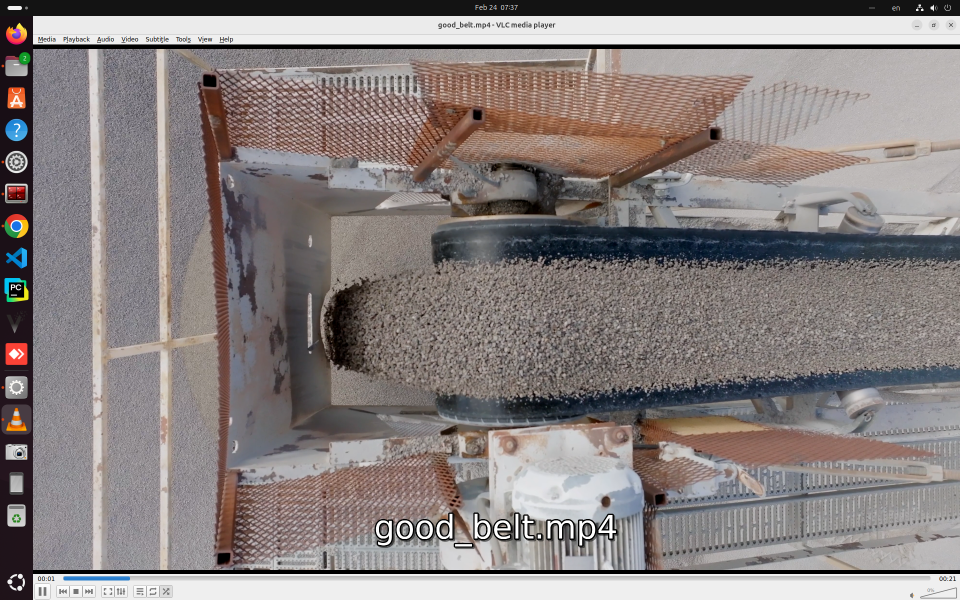
#> input picture videos/bel_1.png, 1920 x 1200 px (shown at 1/2 size)
$ python -i belt_tear.py   (imports and definitions only)   (older library calls are emulated)
#> lines starting #> are read from the running program, lines starting #| are printed output that depends on the picture; after the words box and inside, x2 and y2 are one past the last pixel; in counts of white or black regions, pixels touching at a corner belong together
#> further down, picture is the input picture: shape (1200, 1920, 3); mean B, G, R 127.4, 128.4, 136
import numpy as np
import cv2
from typing import Dict, List, Tuple, Optional
import logging
from dataclasses import dataclass
from scipy import ndimage
import skimage.measure

logger = logging.getLogger(__name__)


@dataclass
class BeltTearStatus:
    """Belt tear status data class"""
    tear_detected: bool
    tear_count: int
    tear_locations: List[Dict[str, any]]
    max_tear_length_mm: float
    max_tear_width_mm: float
    total_tear_area_mm2: float
    severity: str  # 'none', 'minor', 'moderate', 'critical'
    recommendations: List[str]
    confidence: float
    timestamp: float


class BeltTearDetector:
    """Detect tears, rips, and damage on conveyor belt"""

    def __init__(self, belt_width_mm: float = 1200, pixel_to_mm: float = 0.5):
        """
        Initialize belt tear detector

        Args:
            belt_width_mm: Actual belt width in millimeters
            pixel_to_mm: Conversion factor from pixels to millimeters
        """
        self.belt_width_mm = belt_width_mm
        self.pixel_to_mm = pixel_to_mm

        # Tear thresholds
        self.min_tear_length_mm = 10  # Minimum tear length to report
        self.min_tear_width_mm = 2  # Minimum tear width to report

        # Severity thresholds
        self.minor_threshold_mm = 50  # Minor tear < 50mm
        self.moderate_threshold_mm = 150  # Moderate tear < 150mm
        self.critical_threshold_mm = 300  # Critical tear >= 300mm

        # Reference belt texture (for anomaly detection)
        self.reference_texture = None
        self.texture_mean = None
        self.texture_std = None

    def preprocess_image(self, image: np.ndarray) -> np.ndarray:
        """
        Preprocess image for tear detection
        """
        # Convert to grayscale
        gray = cv2.cvtColor(image, cv2.COLOR_BGR2GRAY)
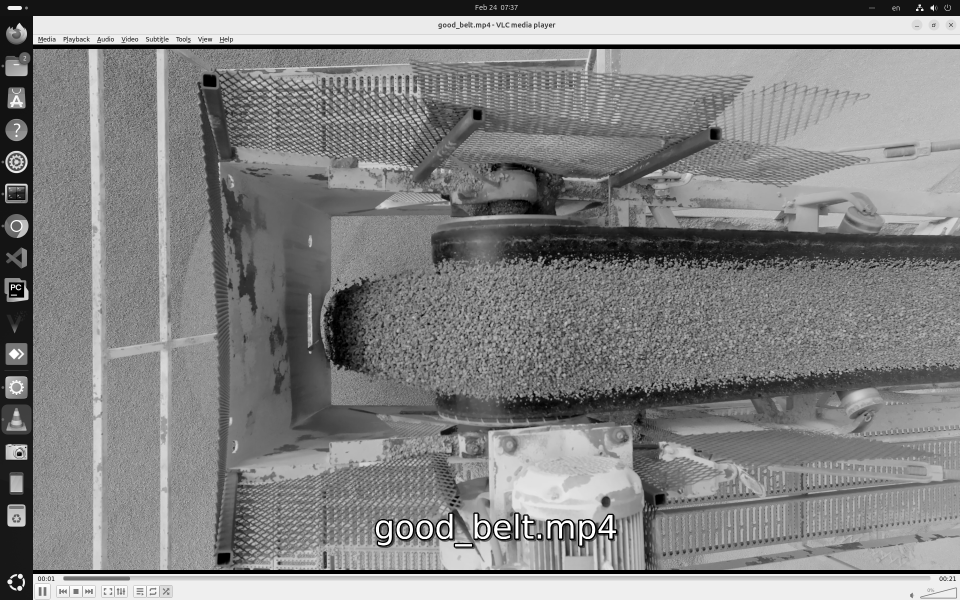
#> gray: shape (1200, 1920) (shown at 1/2 size); min 0, max 255, mean 130.6

        # Enhance contrast using CLAHE
        clahe = cv2.createCLAHE(clipLimit=2.0, tileGridSize=(8, 8))
        enhanced = clahe.apply(gray)
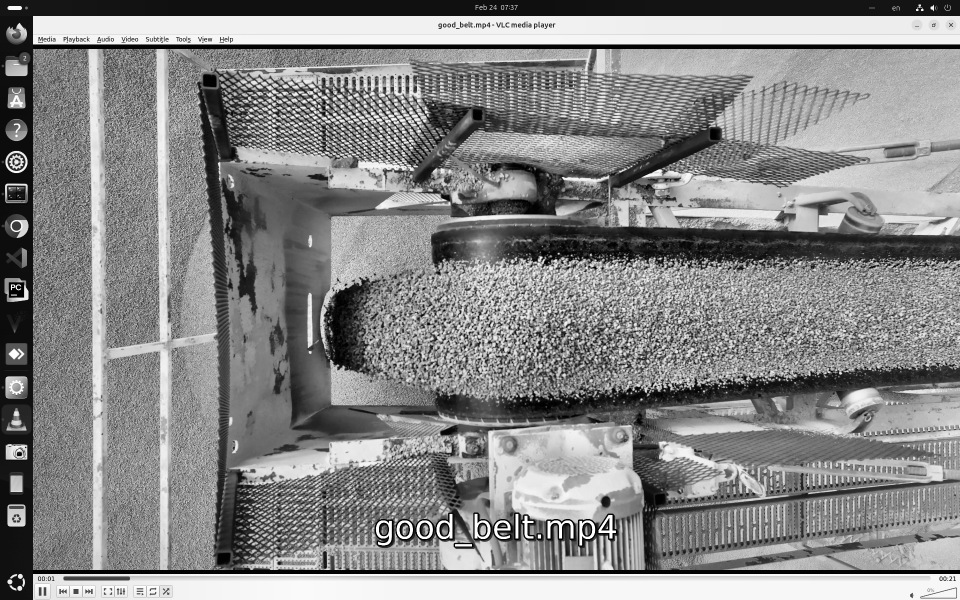
#> enhanced: shape (1200, 1920) (shown at 1/2 size); min 0, max 255, mean 135.1

        # Apply bilateral filter to preserve edges while reducing noise
        filtered = cv2.bilateralFilter(enhanced, 9, 75, 75)

        return filtered

    def detect_edges(self, image: np.ndarray) -> np.ndarray:
        """
        Detect edges in the belt image
        """
        # Use Canny edge detection
        edges = cv2.Canny(image, 50, 150)
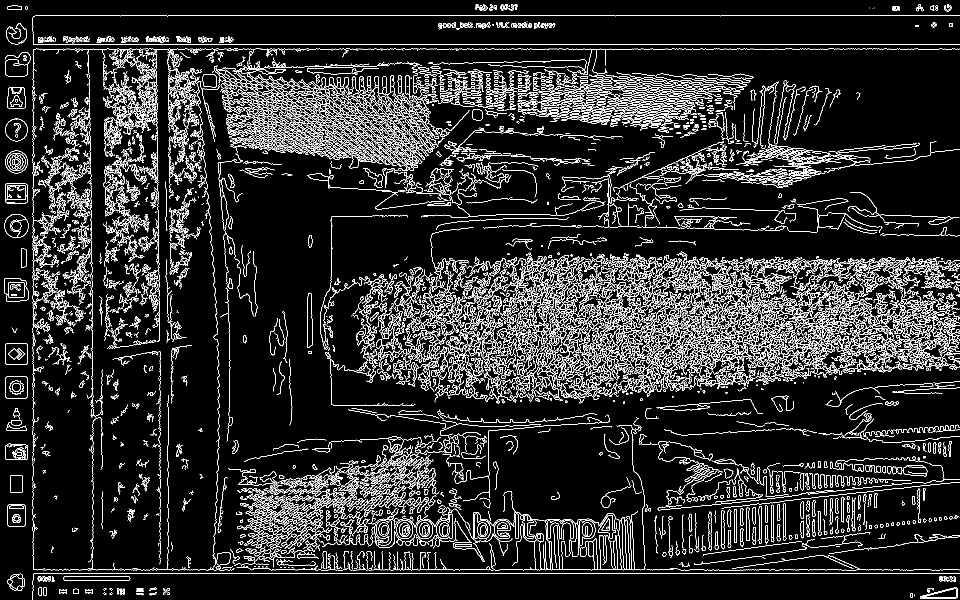
#> edges: shape (1200, 1920) (shown at 1/2 size); 10.6% white in thin lines or dots

        # Dilate edges to connect nearby tears
        kernel = np.ones((3, 3), np.uint8)
        dilated = cv2.dilate(edges, kernel, iterations=1)
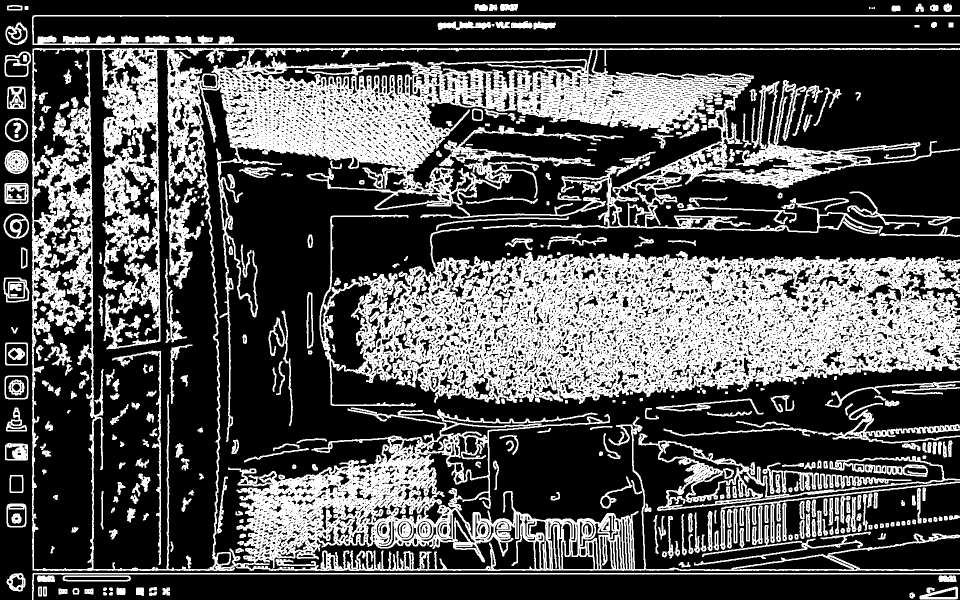
#> dilated: shape (1200, 1920) (shown at 1/2 size); 32.1% white; 405 white regions (6 under 20 px)

        return dilated

    def find_tear_candidates(self, edge_image: np.ndarray) -> List[Dict]:
        """
        Find potential tear regions using contour analysis
        """
        # Find contours
        contours, _ = cv2.findContours(
            edge_image, cv2.RETR_EXTERNAL, cv2.CHAIN_APPROX_SIMPLE
        )
#> contours = 286 contours, 12 with area under 20; largest, box (x1, y1, x2, y2) and area: (64, 96, 1920, 1142) 756954, (639, 429, 1920, 813) 307756, (1277, 867, 1920, 1022) 20198, (64, 30, 1920, 90) 10847, (878, 251, 1247, 333) 4984

        tear_candidates = []

        for contour in contours:
            # Calculate contour properties
            area = cv2.contourArea(contour)

            # Filter very small contours (noise)
            if area < 50:  # Minimum area in pixels
                continue

            # Get bounding rectangle
            x, y, w, h = cv2.boundingRect(contour)

            # Calculate aspect ratio (tears are typically elongated)
            aspect_ratio = max(w, h) / min(w, h) if min(w, h) > 0 else 1

            # Calculate extent (how filled the bounding box is)
            extent = area / (w * h) if w * h > 0 else 0

            # Calculate solidity (how convex/concave)
            hull = cv2.convexHull(contour)
            hull_area = cv2.contourArea(hull)
            solidity = area / hull_area if hull_area > 0 else 0

            # Tears typically have:
            # - High aspect ratio (long and thin)
            # - Low extent (irregular shape)
            # - Low solidity (jagged edges)
            if aspect_ratio > 3 and extent < 0.6 and solidity < 0.8:
                # This looks like a tear

                # Convert to real-world dimensions
                length_mm = max(w, h) * self.pixel_to_mm
                width_mm = min(w, h) * self.pixel_to_mm

                # Only consider if above minimum size
                if length_mm >= self.min_tear_length_mm and width_mm >= self.min_tear_width_mm:
                    tear_candidates.append({
                        'contour': contour,
                        'bbox': (x, y, w, h),
                        'area_pixels': area,
                        'area_mm2': area * (self.pixel_to_mm ** 2),
                        'length_mm': length_mm,
                        'width_mm': width_mm,
                        'aspect_ratio': aspect_ratio,
                        'center': (x + w // 2, y + h // 2)
                    })
#> this loop made 286 passes
#> (area, x, y, w, h, aspect_ratio, extent, hull_area) on passes 20, 29, 38, 58, 59, 62, 63, 64, 68, 72, 78, 91: (3823, 64, 1146, 1856, 54, 34.37, 0.0381, 51055.5), (158, 1377, 1068, 10, 40, 4, 0.395, 319), (2110.5, 1388, 1050, 354, 81, 4.37, 0.0736, 15710.5), (147, 1669, 1032, 9, 36, 4, 0.454, 257.5), (351.5, 1335, 1032, 12, 85, 7.08, 0.345, 817), (211.5, 1307, 1030, 10, 78, 7.8, 0.271, 478), (189.5, 1691, 1029, 10, 36, 3.6, 0.526, 272), (256, 1363, 1028, 11, 83, 7.55, 0.28, 551), (307.5, 1388, 1025, 12, 81, 6.75, 0.316, 623.5), (61, 1428, 1020, 5, 27, 5.4, 0.452, 89.5), (758.5, 1504, 1011, 21, 79, 3.76, 0.457, 1229), (451, 1701, 994, 12, 70, 5.83, 0.537, 621)
#> (area, x, y, w, h, aspect_ratio, extent, hull_area) on passes 1, 4, 5, 6, 7, 8: (87, 1819, 1185, 11, 12, 1.09, 0.659, 96), (81, 298, 1183, 16, 9, 1.78, 0.562, 98.5), (159, 169, 1177, 18, 12, 1.5, 0.736, 175), (159, 117, 1177, 18, 12, 1.5, 0.736, 175), (135, 145, 1176, 14, 13, 1.08, 0.742, 143), (166, 325, 1175, 15, 16, 1.07, 0.692, 202)

        return tear_candidates

    def analyze_texture_anomaly(self, image: np.ndarray, tear_regions: List[Dict]) -> List[Dict]:
        """
        Analyze texture in tear regions to confirm tears
        """
        if self.reference_texture is None:
            # Initialize reference texture from first frame
            self.reference_texture = image
            self.texture_mean = np.mean(image)
            self.texture_std = np.std(image)
            return tear_regions

        confirmed_tears = []

        for tear in tear_regions:
            x, y, w, h = tear['bbox']

            # Extract region
            region = image[y:y + h, x:x + w]

            if region.size == 0:
                continue

            # Calculate texture statistics
            region_mean = np.mean(region)
            region_std = np.std(region)

            # Calculate local binary pattern (simplified)
            # This helps detect tears vs shadows
            gradient_x = cv2.Sobel(region, cv2.CV_64F, 1, 0, ksize=3)
            gradient_y = cv2.Sobel(region, cv2.CV_64F, 0, 1, ksize=3)
            gradient_magnitude = np.sqrt(gradient_x ** 2 + gradient_y ** 2)
            mean_gradient = np.mean(gradient_magnitude)

            # Tears typically have:
            # - Different mean intensity from belt
            # - Higher edge density
            # - Different texture patterns

            intensity_diff = abs(region_mean - self.texture_mean)
            edge_density = mean_gradient / 255

            if intensity_diff > 20 or edge_density > 0.3:
                tear['texture_anomaly'] = True
                tear['intensity_diff'] = intensity_diff
                tear['edge_density'] = edge_density
                confirmed_tears.append(tear)

        return confirmed_tears

    def classify_tear_severity(self, tears: List[Dict]) -> Tuple[str, List[str]]:
        """
        Classify overall tear severity and generate recommendations
        """
        if not tears:
            return "none", ["Belt appears intact. Continue normal operation."]

        # Find maximum tear length
        max_length = max(t['length_mm'] for t in tears)

        # Count tears
        tear_count = len(tears)

        # Calculate total area
        total_area = sum(t['area_mm2'] for t in tears)

        recommendations = []

        # Classify severity
        if max_length >= self.critical_threshold_mm:
            severity = "critical"
            recommendations = [
                "IMMEDIATE ACTION REQUIRED",
                f"Critical tear detected: {max_length:.0f}mm long",
                "Stop conveyor immediately",
                "Replace damaged belt section",
                "Inspect for cause of tear"
            ]
        elif max_length >= self.moderate_threshold_mm or tear_count > 5:
            severity = "moderate"
            recommendations = [
                f"Moderate damage: {tear_count} tears, longest {max_length:.0f}mm",
                "Schedule repair within 24 hours",
                "Monitor tear progression",
                "Reduce belt load until repair"
            ]
        elif max_length >= self.minor_threshold_mm or tear_count > 2:
            severity = "minor"
            recommendations = [
                f"Minor damage detected: {tear_count} small tears",
                "Monitor during next maintenance",
                "Check for causes (sharp objects, worn idlers)",
                "Schedule inspection"
            ]
        else:
            severity = "minor"
            recommendations = [
                "Minor surface wear detected",
                "Continue normal monitoring",
                "Check during routine maintenance"
            ]

        return severity, recommendations

    def analyze_tears(self, image: np.ndarray) -> BeltTearStatus:
        """
        Main method to analyze belt for tears
        """
        try:
            # Preprocess image
            processed = self.preprocess_image(image)

            # Detect edges
            edges = self.detect_edges(processed)

            # Find tear candidates
            candidates = self.find_tear_candidates(edges)

            # Confirm tears with texture analysis
            confirmed_tears = self.analyze_texture_anomaly(processed, candidates)

            if not confirmed_tears:
                return BeltTearStatus(
                    tear_detected=False,
                    tear_count=0,
                    tear_locations=[],
                    max_tear_length_mm=0.0,
                    max_tear_width_mm=0.0,
                    total_tear_area_mm2=0.0,
                    severity="none",
                    recommendations=["Belt appears intact"],
                    confidence=0.95,
                    timestamp=cv2.getTickCount() / cv2.getTickFrequency()
                )

            # Calculate statistics
            tear_count = len(confirmed_tears)
            max_length = max(t['length_mm'] for t in confirmed_tears)
            max_width = max(t['width_mm'] for t in confirmed_tears)
            total_area = sum(t['area_mm2'] for t in confirmed_tears)

            # Classify severity
            severity, recommendations = self.classify_tear_severity(confirmed_tears)

            # Prepare tear locations for reporting
            tear_locations = []
            for tear in confirmed_tears:
                x, y, w, h = tear['bbox']
                tear_locations.append({
                    'x': x,
                    'y': y,
                    'width': w,
                    'height': h,
                    'length_mm': tear['length_mm'],
                    'width_mm': tear['width_mm'],
                    'area_mm2': tear['area_mm2'],
                    'center': tear['center']
                })
#> this loop made 50 passes

            # Calculate confidence based on edge quality and texture analysis
            confidence = min(0.95, 0.7 + (len(confirmed_tears) / 20))

            return BeltTearStatus(
                tear_detected=True,
                tear_count=tear_count,
                tear_locations=tear_locations,
                max_tear_length_mm=round(max_length, 1),
                max_tear_width_mm=round(max_width, 1),
                total_tear_area_mm2=round(total_area, 1),
                severity=severity,
                recommendations=recommendations,
                confidence=round(confidence, 2),
                timestamp=cv2.getTickCount() / cv2.getTickFrequency()
            )

        except Exception as e:
            logger.error(f"Error in tear analysis: {e}")
            return BeltTearStatus(
                tear_detected=False,
                tear_count=0,
                tear_locations=[],
                max_tear_length_mm=0.0,
                max_tear_width_mm=0.0,
                total_tear_area_mm2=0.0,
                severity="error",
                recommendations=["Error in tear detection system"],
                confidence=0.0,
                timestamp=cv2.getTickCount() / cv2.getTickFrequency()
            )

    # [90 lines left out: functions visualize_tears, track_tear_progression, not called in this run]

>>> import cv2
>>> picture = cv2.imread('../../../videos/bel_1.png')
>>> result = BeltTearDetector().analyze_tears(picture)
